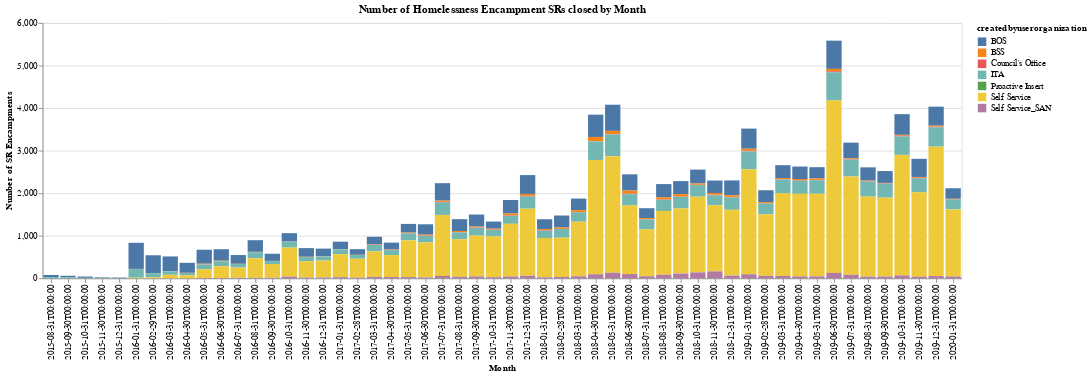

Source (notebook cell):
### Code cell
chart = alt.Chart(source.reset_index()).mark_bar().encode(
    x = alt.X('closeddate:O'),
    y= alt.Y('sum(srnumber)'),
    color='createdbyuserorganization'
).properties(
    title='Number of Homelessness Encampment SRs closed by Month'
)

chart.encoding.y.title = 'Number of SR Encampments'
chart.encoding.x.title = 'Month'
chart

### Figure 1 — Vega-Lite specification as saved in the notebook (floating-point values rounded to 4 significant figures; data arrays with more than 128 entries replaced by an {"elided": "..."} marker saying what was removed)
{"config": {"view": {"continuousWidth": 400, "continuousHeight": 300}}, "data": {"name": "data-0f9055f1ffaada8819b31fd6e3fb74e3"}, "mark": "bar", "encoding": {"color": {"type": "nominal", "field": "createdbyuserorganization"}, "x": {"type": "ordinal", "field": "closeddate", "title": "Month"}, "y": {"type": "quantitative", "aggregate": "sum", "field": "srnumber", "title": "Number of SR Encampments"}}, "title": "Number of Homelessness Encampment SRs closed by Month", "$schema": "https://vega.github.io/schema/vega-lite/v4.0.0.json", "datasets": {"data-0f9055f1ffaada8819b31fd6e3fb74e3": {"elided": "327 records"}}}
